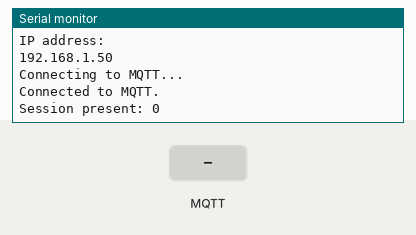
The sketch below on a simulated ESP32. On the bench: the last lines printed to the serial monitor. The inputs (shaded band) are chosen by the test bench. WiFi joins after 1.5 s; servers stay silent unless stated; no MQTT or app messages arrive unless stated; not simulated (calls return 0 or success): ../keys.h.

Above: at 2.4 s.
2.5 s: MQTT message "1" arrives on the first subscribed topic
At 3.2 s:
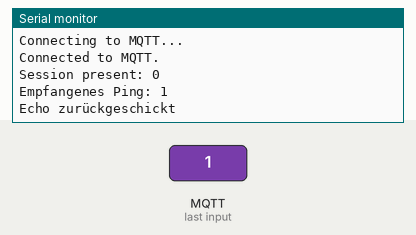
4.0 s: MQTT message "on" arrives on the first subscribed topic
At 4.3 s:
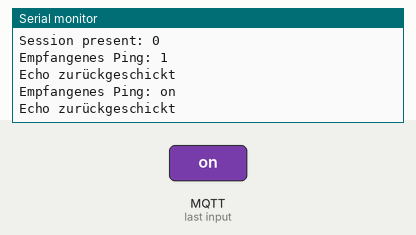
5.5 s: MQTT message "off" arrives on the first subscribed topic
At 6.7 s:
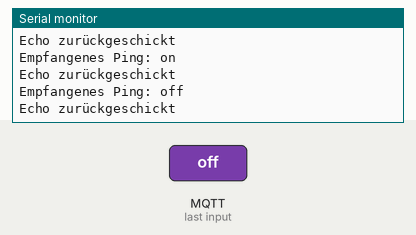

The sketch:

MqttPerformance.ino
```cpp
#include <Arduino.h>
#include <WiFi.h>
#include "../keys.h"
extern "C" {
#include "freertos/FreeRTOS.h"
#include "freertos/timers.h"
}
#include <AsyncMqttClient.h>
#include <ArduinoJson.h>
#include <NTPClient.h>

#define MQTT_HOST IPAddress(192, 168, 178, 124)
#define MQTT_PORT 1883


#define MQTT_PUB_LATRESPONSE "/esp32/latencyResponse"
#define MQTT_SUB_LATMESSAGE "/esp32/latencyMessage"

TimerHandle_t mqttReconnectTimer;
TimerHandle_t wifiReconnectTimer;
AsyncMqttClient mqttClient;


void connectToWifi() {
  Serial.println("Connecting to Wi-Fi...");
  WiFi.begin(WIFI_SSID, WIFI_PASS);
}

void connectToMqtt() {
  Serial.println("Connecting to MQTT...");
  mqttClient.connect();
}

void onWiFiEvent(WiFiEvent_t event) {
  Serial.printf("[WiFi-event] event: %d\n", event);
  switch (event) {
    case ARDUINO_EVENT_WIFI_STA_GOT_IP:
      Serial.println("WiFi connected");
      Serial.println("IP address: ");
      Serial.println(WiFi.localIP());
      connectToMqtt();
      break;
    case ARDUINO_EVENT_WIFI_STA_DISCONNECTED:
      Serial.println("WiFi lost connection");
      xTimerStop(mqttReconnectTimer, 0);
      xTimerStart(wifiReconnectTimer, 0);
      break;
  }
}

void onMqttConnect(bool sessionPresent) {
  Serial.println("Connected to MQTT.");
  Serial.print("Session present: ");
  Serial.println(sessionPresent);
  mqttClient.subscribe(MQTT_PUB_LATRESPONSE, 0);
}

void onMqttDisconnect(AsyncMqttClientDisconnectReason reason) {
  Serial.println("Disconnected from MQTT.");
  if (WiFi.isConnected()) {
    xTimerStart(mqttReconnectTimer, 0);
  }
}

void onMqttPublish(uint16_t packetId) {
  Serial.print("Publish acknowledged. packetId: ");
  Serial.println(packetId);
}


void onMqttMessage(char* topic, char* payload, AsyncMqttClientMessageProperties properties,
                   size_t len, size_t index, size_t total) {
  if (strcmp(topic, MQTT_PUB_LATRESPONSE) != 0) return;

  // Sicherstellen, dass payload als String genutzt wird:
  std::string msg(payload, len);
  Serial.printf("Empfangenes Ping: %s\n", msg.c_str());

  // Echo zurückschicken mit korrekter Länge
  mqttClient.publish(MQTT_SUB_LATMESSAGE, properties.qos, false, msg.c_str(), msg.length());
  Serial.println("Echo zurückgeschickt");
}


void setup() {
  Serial.begin(115200);

  mqttReconnectTimer = xTimerCreate("mqttTimer", pdMS_TO_TICKS(2000),
                                    pdFALSE, (void*)0, reinterpret_cast<TimerCallbackFunction_t>(connectToMqtt));
  wifiReconnectTimer = xTimerCreate("wifiTimer", pdMS_TO_TICKS(2000),
                                    pdFALSE, (void*)0, reinterpret_cast<TimerCallbackFunction_t>(connectToWifi));

  WiFi.onEvent(onWiFiEvent);

  mqttClient.onConnect(onMqttConnect);
  mqttClient.onDisconnect(onMqttDisconnect);
  mqttClient.onPublish(onMqttPublish);
  mqttClient.setServer(MQTT_HOST, MQTT_PORT);

  mqttClient.onMessage(onMqttMessage);


  connectToWifi();


}
void loop() {

}
```

Measured:
- after the input at 2.5 s, the serial monitor: prints a new line at once (image 1)
- after the input at 4.0 s, the serial monitor: prints a new line at once (image 2)
- after the input at 5.5 s, the serial monitor: prints a new line at once (image 3)
